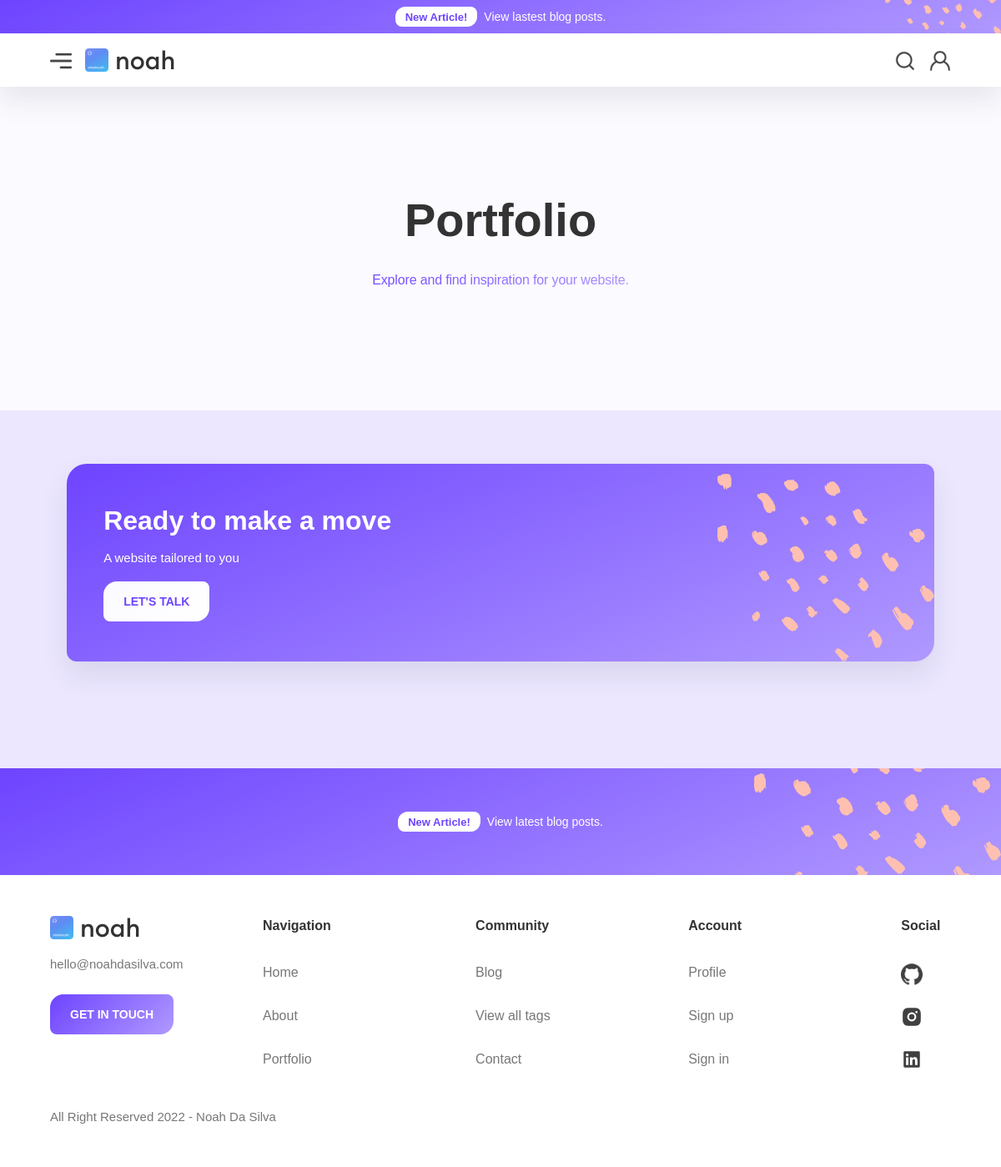
Page /portfolio/ on the earlier database version.
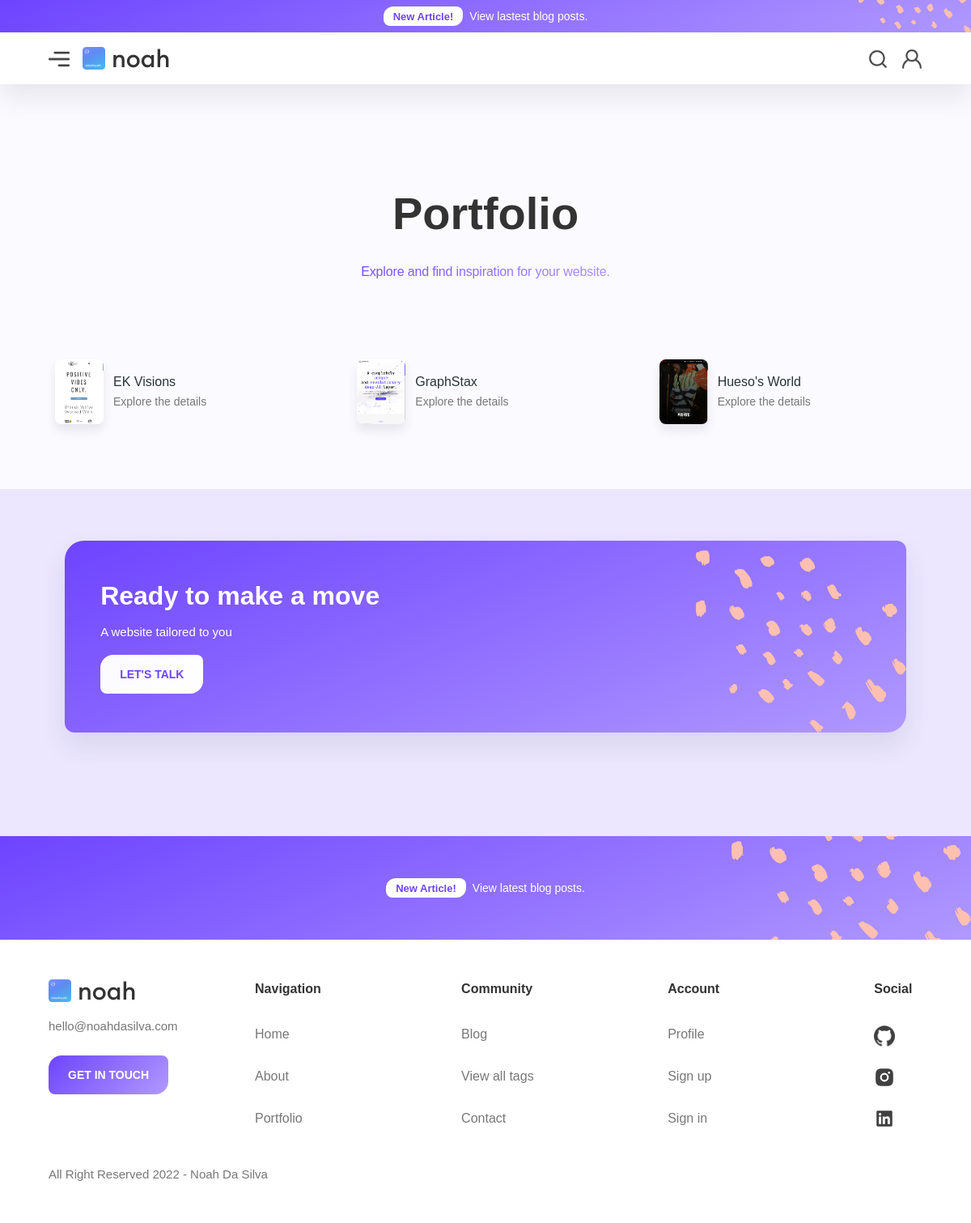
Same page on the later database version.
### portfolio/models.py (models this page shows, shortened)
class Project(models.Model):
    name = models.CharField(max_length=128, unique=True)
    slug = models.SlugField(max_length=128, unique=True, null=True, blank=True)
    description = models.TextField(max_length=512)
    category = models.CharField(max_length=64)
    url = models.URLField(max_length=128, null=True, blank=True)
    image = models.ImageField(null=True, blank=True, upload_to='portfolio_images/')
    tags = models.CharField(max_length=255, null=True, blank=True)
    tags = models.CharField(max_length=128, default='website, HTML, CSS')
    class Meta:
        ordering = ['name']

### portfolio/views.py (the view)
# urls.py: path('portfolio/', views.PortfolioView.as_view(), name="portfolio"),
class PortfolioView(ListView):
    model = Project
    template_name = 'portfolio.html'

### portfolio/templates/portfolio.html
{% extends 'base.html' %}
{% load static %}
{% block content %}
<div class="hero-section wf-section">
  <div class="default-section-content">
    <div class="w-layout-grid hero-title-grid">
      <h1>Portfolio</h1>
      <p class="web-title-gradient">Explore and find inspiration for your website.<a href="https://www.noahdasilva.com/portfolio/graphstax"><span class="gradient-span"><br></span></a>
      </p>
    </div>
    <div class="w-layout-grid dynamic-grid">
      {% for project in project_list %}
      <a href="{% url 'project' project.slug %}" class="nav-link-block-games w-inline-block">
        <div class="icon-square"><img src="{{ project.image.url }}" sizes="60px" alt="" class="nav-img"></div>
        <div class="nav-content-wrap">
          <div class="menu-title">{{ project.name }}</div>
          <div class="nav-link-details">Explore the details</div>
        </div>
      </a>
      {% endfor %}
    </div>
  </div>
</div>
<div class="anti-hero-section-light-purple wf-section">
  <div class="default-section-content">
    <div class="banner-content-div">
      <h2 class="h4-heading">Ready to make a move</h2>
      <p>A website tailored to you</p>
      <a href="{% url 'contact' %}" class="btn-white w-button">Let&#x27;s talk</a>
    </div>
  </div>
</div>
{% endblock %}

Differences in the rows shown:
added Project: image (picture), name "EK Visions"
added Project: image (picture), name "GraphStax"
added Project: image (picture), name "Hueso's World"
